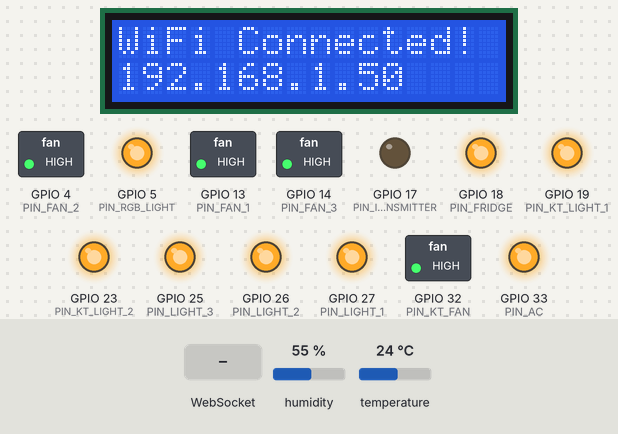
Simulated run of this sketch. Board: ESP32. Shown: 16×2 character LCD, switched loads named in the sketch (green lamp = pin HIGH), output pins drawn as LEDs (lit = HIGH). The inputs (shaded band) are chosen by the test bench; at power-on: temperature 24 °C, humidity 55 %. WiFi joins after 1.5 s; servers stay silent unless stated; what the sketch prints to the serial monitor is not drawn.

Above: at 1.7 s.
4.4 s: WebSocket text "ON" received
At 4.8 s:
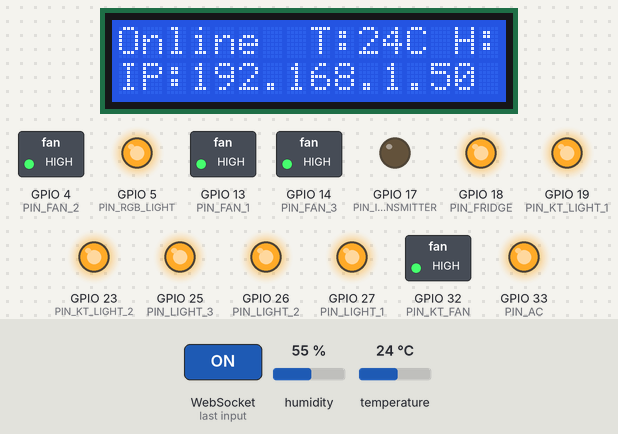
5.9 s: temperature set to 12 °C
At 6.7 s:
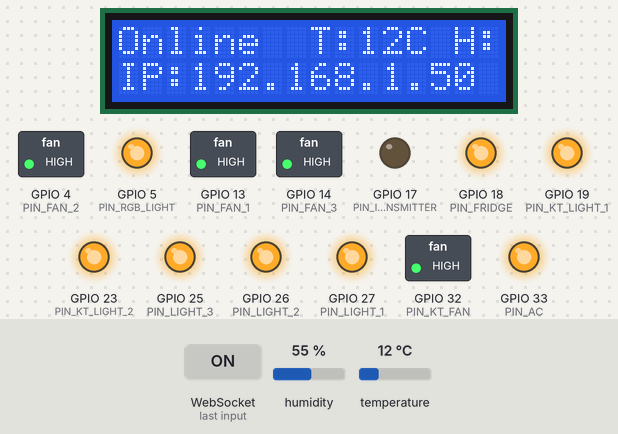
7.6 s: temperature set to 19 °C
At 10.2 s:
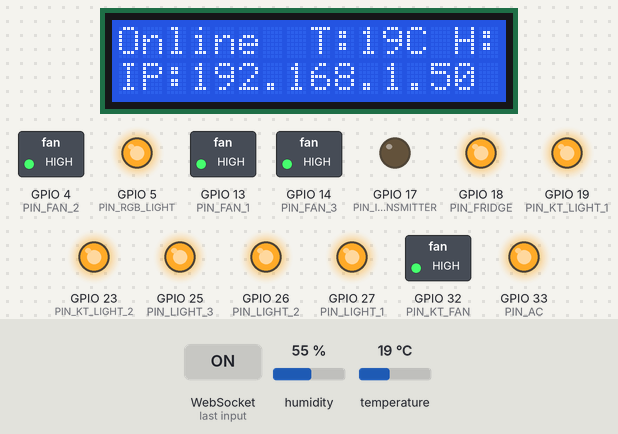
10.6 s: temperature set to 28 °C
At 12.5 s:
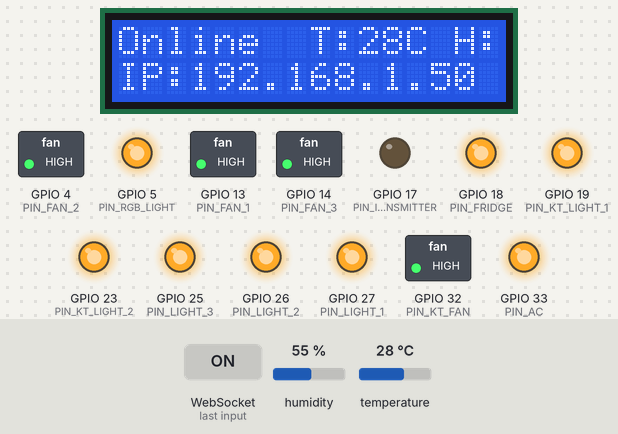
Timing chart, 0 to 14.0 s (numbered marks = the images above; inputs shaded):
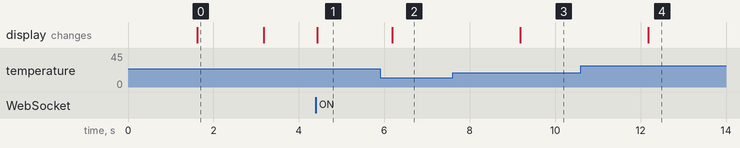

Measured:
- after the input at 4.4 s, the display: changes at once (image 1)
- after the input at 5.9 s, the display: changes after 0.28 s (image 2)
- after the input at 7.6 s, the display: changes after 1.6 s (image 3)
- after the input at 10.6 s, the display: changes after 1.6 s (image 4)
- what the display in image 0 shows lasts 1.6 s, from 1.6 s to 3.2 s

The sketch:

esp32_firmware.ino
```cpp
/*
 * ====================================================================================
 * ESP32 Smart Home Controller Firmware (Custom Hardware Pinout & I2C LCD)
 * ====================================================================================
 *
 * Hardware Configuration (from schematic):
 *   - I2C LCD 16x2 / 20x4: SDA -> GPIO 21, SCL -> GPIO 22, VCC -> 5V, GND -> GND
 *   - IR Transmitter:      GPIO 17
 *   - Temp & Humidity:     GPIO 16 (DHT11 / DHT22)
 *   - Relays (12 Channels):
 *       1.  Fan 1:           GPIO 13
 *       2.  Fan 2:           GPIO 4
 *       3.  Fan 3:           GPIO 14
 *       4.  Light 1:         GPIO 27
 *       5.  Light 2:         GPIO 26
 *       6.  Light 3:         GPIO 25
 *       7.  AC:              GPIO 33
 *       8.  Kitchen Fan:     GPIO 32
 *       9.  Kitchen Light 1: GPIO 19
 *       10. Kitchen Light 2: GPIO 23
 *       11. RGB Light:       GPIO 5
 *       12. Fridge:          GPIO 18
 *
 * Required Arduino Libraries:
 *   1. "WebSockets" by Markus Sattler (v2.4.0+)
 *   2. "ArduinoJson" by Benoît Blanchon (v6.x or v7.x)
 *   3. "DHT sensor library" by Adafruit
 *   4. "LiquidCrystal I2C" by Frank de Brabander (or Marco Schwartz)
 *   5. "Adafruit Unified Sensor"
 */

#include <WiFi.h>
#include <Wire.h>
#include <LiquidCrystal_I2C.h>
#include <WebSocketsClient.h>
#include <ArduinoJson.h>
#include <DHT.h>

// ====================================================================================
// 1. CONFIGURATION
// ====================================================================================
const char* WIFI_SSID     = "YOUR_WIFI_NAME";
const char* WIFI_PASSWORD = "YOUR_WIFI_PASSWORD"; // Note: WiFi default from sheet is 12345678

// Server Details — Public Server IP (allows ESP32 at home to connect over internet)
const char* SERVER_HOST   = "162.211.121.130";
const int   SERVER_PORT   = 8888;
const char* SECRET_TOKEN  = "my-secret-esp32-token";

// Unique Device Identity (Change this for each ESP32 you flash!)
// e.g. "esp32_main", "esp32_bedroom", "esp32_kitchen", "esp32_sensors"
const char* DEVICE_ID     = "esp32_main";
const char* DEVICE_NAME   = "Main Controller";

// ====================================================================================
// 2. HARDWARE PIN DEFINITIONS (EXACT AS PER NOTE)
// ====================================================================================
// I2C LCD Pins
#define PIN_LCD_SDA            21
#define PIN_LCD_SCL            22

// IR Transmitter
#define PIN_IR_TRANSMITTER     17

// Temperature & Humidity (DHT)
#define PIN_DHT                16
#define DHTTYPE                DHT11 // Blue DHT11 sensor (from photo)

// 12 Relay Channels
#define PIN_FAN_1              13
#define PIN_FAN_2              4
#define PIN_FAN_3              14
#define PIN_LIGHT_1            27
#define PIN_LIGHT_2            26
#define PIN_LIGHT_3            25
#define PIN_AC                 33
#define PIN_KT_FAN             32
#define PIN_KT_LIGHT_1         19
#define PIN_KT_LIGHT_2         23
#define PIN_RGB_LIGHT          5
#define PIN_FRIDGE             18

// Relay active level (Relays are typically ACTIVE LOW)
#define RELAY_ON  LOW
#define RELAY_OFF HIGH

// ====================================================================================
// 3. OBJECTS & GLOBALS
// ====================================================================================
LiquidCrystal_I2C lcd(0x27, 16, 2); // Change address to 0x3F if 0x27 doesn't show text
WebSocketsClient webSocket;
DHT dht(PIN_DHT, DHTTYPE);

unsigned long lastSensorReadTime = 0;
const unsigned long SENSOR_INTERVAL = 3000;

float currentTemp = 0.0;
float currentHumi = 0.0;
bool isWsConnected = false;

// ====================================================================================
// 4. RELAY CONTROL HELPERS
// ====================================================================================
void setRelay(int pin, bool state) {
  digitalWrite(pin, state ? RELAY_ON : RELAY_OFF);
}

void setupPins() {
  int relayPins[] = {
    PIN_FAN_1, PIN_FAN_2, PIN_FAN_3,
    PIN_LIGHT_1, PIN_LIGHT_2, PIN_LIGHT_3,
    PIN_AC, PIN_KT_FAN, PIN_KT_LIGHT_1,
    PIN_KT_LIGHT_2, PIN_RGB_LIGHT, PIN_FRIDGE
  };

  for (int pin : relayPins) {
    pinMode(pin, OUTPUT);
    digitalWrite(pin, RELAY_OFF); // Start with all OFF
  }

  pinMode(PIN_IR_TRANSMITTER, OUTPUT);
  digitalWrite(PIN_IR_TRANSMITTER, LOW);
}

// ====================================================================================
// 5. LCD DISPLAY UPDATE
// ====================================================================================
void updateLCD() {
  lcd.setCursor(0, 0);
  if (isWsConnected) {
    lcd.print("Online ");
  } else {
    lcd.print("Offline");
  }
  lcd.print(" T:");
  lcd.print((int)currentTemp);
  lcd.print("C H:");
  lcd.print((int)currentHumi);
  lcd.print("% ");

  lcd.setCursor(0, 1);
  lcd.print("IP:");
  lcd.print(WiFi.localIP().toString().substring(0, 13));
}

// ====================================================================================
// 6. COMMAND DISPATCHER
// ====================================================================================
void handleCommand(JsonDocument& doc) {
  const char* topic  = doc["topic"] | "";
  const char* stateStr = doc["state"] | "";
  bool isOn = (strcmp(stateStr, "ON") == 0 || strcmp(stateStr, "1") == 0 || strcmp(stateStr, "ARM") == 0);

  Serial.printf("[CMD] Topic: %s | State: %s\n", topic, stateStr);

  // Relay mapping
  if (strcmp(topic, "home/esp32/fan1") == 0)         { setRelay(PIN_FAN_1, isOn); }
  else if (strcmp(topic, "home/esp32/fan2") == 0)    { setRelay(PIN_FAN_2, isOn); }
  else if (strcmp(topic, "home/esp32/fan3") == 0)    { setRelay(PIN_FAN_3, isOn); }
  else if (strcmp(topic, "home/esp32/light1") == 0)  { setRelay(PIN_LIGHT_1, isOn); }
  else if (strcmp(topic, "home/esp32/light2") == 0)  { setRelay(PIN_LIGHT_2, isOn); }
  else if (strcmp(topic, "home/esp32/light3") == 0)  { setRelay(PIN_LIGHT_3, isOn); }
  else if (strcmp(topic, "home/esp32/ac") == 0)      { setRelay(PIN_AC, isOn); }
  else if (strcmp(topic, "home/esp32/kt_fan") == 0)  { setRelay(PIN_KT_FAN, isOn); }
  else if (strcmp(topic, "home/esp32/kt_light1") == 0){ setRelay(PIN_KT_LIGHT_1, isOn); }
  else if (strcmp(topic, "home/esp32/kt_light2") == 0){ setRelay(PIN_KT_LIGHT_2, isOn); }
  else if (strcmp(topic, "home/esp32/rgb_light") == 0){ setRelay(PIN_RGB_LIGHT, isOn); }
  else if (strcmp(topic, "home/esp32/fridge") == 0)  { setRelay(PIN_FRIDGE, isOn); }

  // Master Controls
  else if (strcmp(topic, "home/esp32/all-lights") == 0) {
    setRelay(PIN_LIGHT_1, isOn);
    setRelay(PIN_LIGHT_2, isOn);
    setRelay(PIN_LIGHT_3, isOn);
    setRelay(PIN_KT_LIGHT_1, isOn);
    setRelay(PIN_KT_LIGHT_2, isOn);
    setRelay(PIN_RGB_LIGHT, isOn);
  }
  else if (strcmp(topic, "home/esp32/all-fans") == 0) {
    setRelay(PIN_FAN_1, isOn);
    setRelay(PIN_FAN_2, isOn);
    setRelay(PIN_FAN_3, isOn);
    setRelay(PIN_KT_FAN, isOn);
  }

  // IR Transmitter Trigger (Pin 17)
  else if (strcmp(topic, "home/esp32/ir_send") == 0) {
    digitalWrite(PIN_IR_TRANSMITTER, HIGH);
    delay(50);
    digitalWrite(PIN_IR_TRANSMITTER, LOW);
  }
}

// ====================================================================================
// 7. WEBSOCKET HANDLER
// ====================================================================================
void webSocketEvent(WStype_t type, uint8_t * payload, size_t length) {
  switch(type) {
    case WStype_DISCONNECTED:
      Serial.println("[WS] Disconnected from server");
      isWsConnected = false;
      updateLCD();
      break;

    case WStype_CONNECTED:
      Serial.println("[WS] Connected to Server!");
      isWsConnected = true;
      updateLCD();
      break;

    case WStype_TEXT: {
      StaticJsonDocument<512> doc;
      DeserializationError err = deserializeJson(doc, payload);
      if (!err) {
        handleCommand(doc);
      }
      break;
    }
    default:
      break;
  }
}

// ====================================================
// 8. SENSOR TELEMETRY
// ====================================================
void readAndSendSensors() {
  float h = dht.readHumidity();
  float t = dht.readTemperature();

  if (!isnan(t) && !isnan(h)) {
    currentTemp = t;
    currentHumi = h;
    updateLCD();

    StaticJsonDocument<256> doc1;
    doc1["type"] = "sensor";
    doc1["sensor"] = "temp1";
    doc1["value"] = currentTemp;
    String out1;
    serializeJson(doc1, out1);
    webSocket.sendTXT(out1);

    StaticJsonDocument<256> doc2;
    doc2["type"] = "sensor";
    doc2["sensor"] = "humidity";
    doc2["value"] = currentHumi;
    String out2;
    serializeJson(doc2, out2);
    webSocket.sendTXT(out2);
  }
}

// ====================================================================================
// 9. SETUP & LOOP
// ====================================================================================
void setup() {
  Serial.begin(115200);

  // Initialize I2C LCD on GPIO 21 (SDA) & GPIO 22 (SCL)
  Wire.begin(PIN_LCD_SDA, PIN_LCD_SCL);
  lcd.init();
  lcd.backlight();
  lcd.setCursor(0, 0);
  lcd.print("SmartHome ESP32");
  lcd.setCursor(0, 1);
  lcd.print("Connecting WiFi");

  setupPins();
  dht.begin();

  // Connect to Wi-Fi
  Serial.printf("Connecting to %s...\n", WIFI_SSID);
  WiFi.mode(WIFI_STA);
  WiFi.begin(WIFI_SSID, WIFI_PASSWORD);

  int retries = 0;
  while (WiFi.status() != WL_CONNECTED && retries < 30) {
    delay(500);
    Serial.print(".");
    retries++;
  }

  if (WiFi.status() == WL_CONNECTED) {
    Serial.println("\n[WiFi] Connected! IP: " + WiFi.localIP().toString());
    lcd.clear();
    lcd.setCursor(0, 0);
    lcd.print("WiFi Connected!");
    lcd.setCursor(0, 1);
    lcd.print(WiFi.localIP());
  } else {
    Serial.println("\n[WiFi] Failed to connect.");
    lcd.clear();
    lcd.print("WiFi Failed");
  }

  delay(1500);

  // Start WebSocket client to VPS (registers with unique device ID)
  String path = String("/ws?role=esp32&token=") + SECRET_TOKEN + "&device_id=" + DEVICE_ID + "&name=" + DEVICE_NAME;
  webSocket.begin(SERVER_HOST, SERVER_PORT, path.c_str());
  webSocket.onEvent(webSocketEvent);
  webSocket.setReconnectInterval(3000);
}

void loop() {
  webSocket.loop();

  unsigned long now = millis();
  if (now - lastSensorReadTime >= SENSOR_INTERVAL) {
    lastSensorReadTime = now;
    if (WiFi.status() == WL_CONNECTED) {
      readAndSendSensors();
    }
  }
}
```
